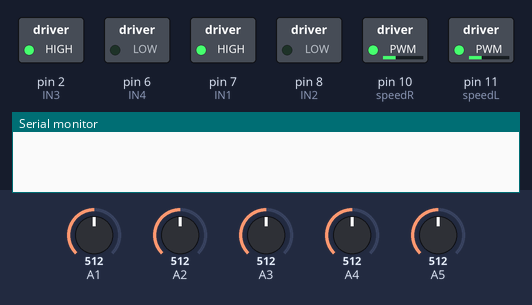
Bench run of a sketch on a simulated Arduino Uno, built with avr-gcc and run on an emulated ATmega328P. On the bench: switched loads named in the sketch (green lamp = pin HIGH), the last lines printed to the serial monitor. The test bench sets the inputs (shaded band); at power-on: A1 = 512, A2 = 512, A4 = 512, A5 = 512, A3 = 512.

Above: at 1.2 s.
1.3 s: A1 set to 213
2.8 s: A1 set to 184
At 3.7 s:
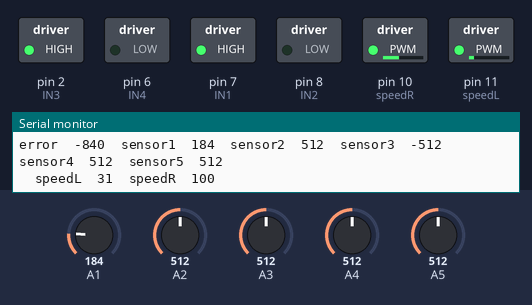
4.5 s: A2 set to 829
At 5.9 s:
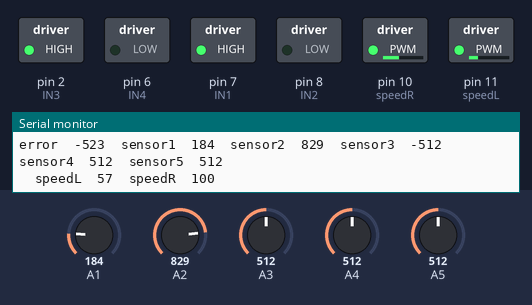
6.2 s: A2 set to 851
At 6.31 s:
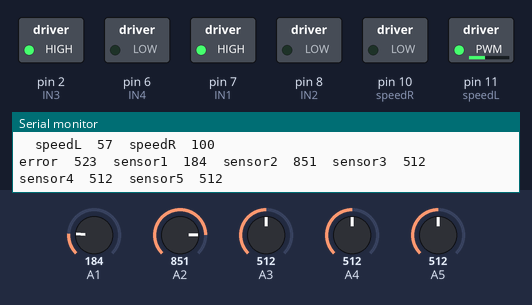
7.8 s: A4 set to 542
At 8.7 s:
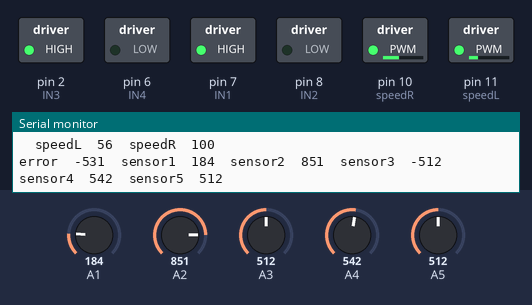
10.8 s: A5 set to 306
At 12.0 s:
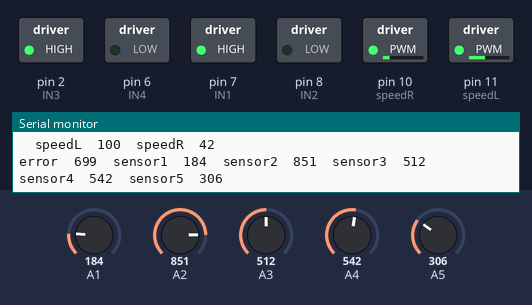
Timing chart, 0 to 13.8 s (numbered marks = the images above; inputs shaded):
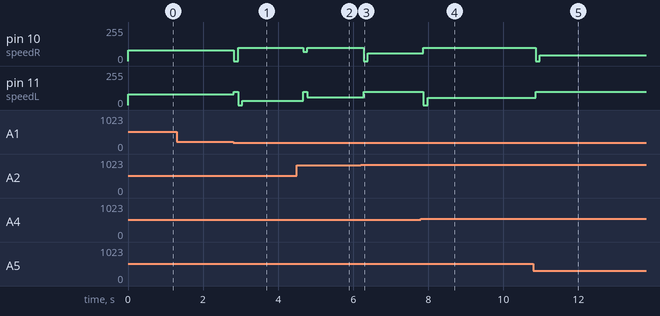

The sketch:

PID.ino
```cpp
#define speedR 10
#define IN1 7
#define IN2 8
#define IN3 2
#define IN4 6
#define speedL 11

//#define turning_speed 80

int P, D, previousError, PIDvalue, error;
int lsp, rsp;
int lfspeed = 100;
float Kp = 0.083;
float Kd = 0.23;
float Ki = 0;
char data;


void setup()
{
  // DDRC &= ~(0x1F);
   pinMode(A1, INPUT);
    pinMode(A2, INPUT);
    pinMode(A3, INPUT);
    pinMode(A4, INPUT);
    pinMode(A5, INPUT);
  previousError = 0;
  pinMode(speedL, OUTPUT);
  pinMode(IN1, OUTPUT);
  pinMode(IN2, OUTPUT);
  pinMode(IN3, OUTPUT);
  pinMode(IN4, OUTPUT);
  pinMode(speedR, OUTPUT);

  digitalWrite(IN1,HIGH);
  digitalWrite(IN2,LOW);
  digitalWrite(IN3,HIGH);
  digitalWrite(IN4,LOW);
  Serial.begin(9600);
}


void loop()
{
  linefollow();
}

void linefollow()
{

  int sensor1 = analogRead(A1);
  int sensor2 = analogRead(A2);
  int sensor3 = analogRead(A3);
  int sensor4 = analogRead(A4);
  int sensor5 = analogRead(A5);
  while(analogRead(A5) >= 200 && analogRead(A1) >= 200 && analogRead(A2) >= 200 && analogRead(A3) >= 200 && analogRead(A4) >= 200) {
    int turn_speed = 80;
    error = previousError;
    P = error;
    D = error - previousError;

    PIDvalue = (Kp * P) + (Kd * D);
    previousError = error;

    lsp = turn_speed + PIDvalue;
    rsp = turn_speed - PIDvalue;

  if (lsp > 100) lsp = 100;
  if (lsp < 0)   lsp = 0;
  if (rsp > 100) rsp = 100;
  if (rsp < 0)   rsp = 0;
    analogWrite(speedL, lsp);
    analogWrite(speedR, rsp);
  }
//    Serial.flush();
  // if (sensor1 >= 500 and sensor2 >= 500 and sensor3 >= 500 and sensor4 >= 500 and sensor5 >= 500) {
  // brake();
  // if (error < 0) {
  //  change_speed(turning_speed, turning_speed);
  //  setup_motors(0, 1);
  //  }
  // if (error > 0) {
  //  change_speed(turning_speed, turning_speed);
  //  setup_motors(1, 0);
  //   }
  // } else {

  error = (sensor1+sensor2) - (sensor5 + sensor4);
  if(error < 0){
    sensor3 *= -1;
  }
  error += sensor3;
  if(error > 900) {
    error = 900;
  }
  Serial.print("error  ");
  Serial.print(error);
  Serial.print("  sensor1  ");
  Serial.print(sensor1);
  Serial.print("  sensor2  ");
  Serial.print(sensor2);
  Serial.print("  sensor3  ");
  Serial.print(sensor3);
  Serial.print("  sensor4  ");
  Serial.print(sensor4);
  Serial.print("  sensor5  ");
  Serial.println(sensor5);
//  else if(error<15&&error>-15){
//    if(Serial.available()){
//      data=Serial.read();
//      if(data == '1') lfspeed = 150;
//      else lfspeed = 120;
//    }
//  }

//  Serial.println(error);
  static int I = 0;
  I += error;
  P = error;
  D = error - previousError;


  PIDvalue = (Kp * P) + (Ki * I) + (Kd * D);
  previousError = error;

  lsp = lfspeed + PIDvalue;
  rsp = lfspeed - PIDvalue;

  if (lsp > 100) lsp = 100;
  if (lsp < 0)   lsp = 0;
  if (rsp > 100) rsp = 100;
  if (rsp < 0)   rsp = 0;
  analogWrite(speedL, lsp);
  analogWrite(speedR, rsp);

  Serial.print("  speedL  ");
  Serial.print(lsp);
  Serial.print("  speedR  ");
  Serial.println(rsp);
  delay(25);
}


//void brake() {
// digitalWrite(IN1, HIGH); // make left motor A brake
// digitalWrite(IN2, HIGH);
// digitalWrite(IN3, HIGH); // make right motor B brake
// digitalWrite(IN4, HIGH);
//}

//void setup_motors(int forward_a, int forward_b) {
// if (forward_a == 1) {
//  digitalWrite(IN1, LOW);
//  digitalWrite(IN2, HIGH);
// } else {
//  digitalWrite(IN1, LOW);
//  digitalWrite(IN2, LOW);
// }
// if (forward_b == 1) {
//  digitalWrite(IN3, HIGH);
//  digitalWrite(IN4, LOW);
// } else {
//  digitalWrite(IN3, LOW);
//  digitalWrite(IN4, LOW);
// }
//}

//void change_speed(int leftSpeed, int rightSpeed) {
// analogWrite(speedR, rightSpeed);
// analogWrite(speedL, leftSpeed);
//}
```

Measured:
- the behaviour switches between 200 and 199 on A1 (found by bisection; images 0 and 1)
- the behaviour switches between 839 and 840 on A2 (found by bisection; images 2 and 3)
- the behaviour switches between 523 and 524 on A4 (found by bisection; images 3 and 4)
- after the input at 1.3 s, every drawn part: stays the same
- after the input at 2.8 s, pin 10 (speedR): 80/255 → 0/255 at once, → 100/255 0.11 s later; pin 11 (speedL): 80/255 → 100/255 at once, → 0/255 0.11 s later, → 31/255 0.11 s later
- after the input at 4.5 s, pin 10 (speedR): 100/255 → 71/255 after 0.16 s, → 100/255 0.12 s later; pin 11 (speedL): 31/255 → 100/255 after 0.16 s, → 57/255 0.12 s later
- after the input at 6.2 s, pin 10 (speedR): 100/255 → 0/255 after 0.08 s, → 57/255 0.11 s later; pin 11 (speedL): 57/255 → 100/255 after 0.08 s
- after the input at 7.8 s, pin 10 (speedR): 57/255 → 100/255 after 0.07 s; pin 11 (speedL): 100/255 → 0/255 after 0.07 s, → 56/255 0.11 s later
- after the input at 10.8 s, pin 10 (speedR): 100/255 → 0/255 after 0.06 s, → 42/255 0.11 s later; pin 11 (speedL): 56/255 → 100/255 after 0.06 s
